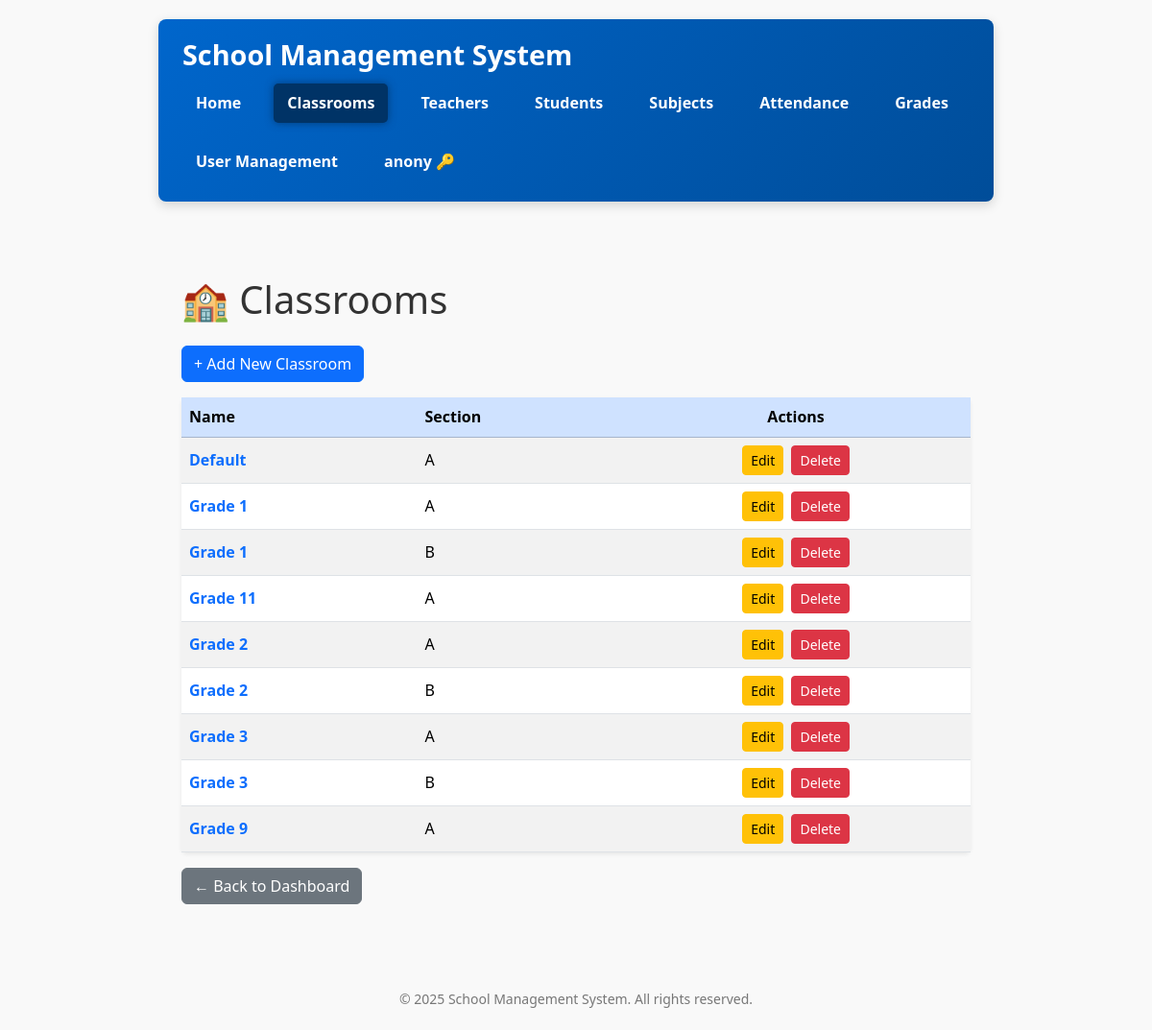
/classrooms/ (signed in), run on the app's committed database.
### school/models.py (models this page shows, shortened)
class User(AbstractUser):
    ROLE_CHOICES = (
        ('ADMIN', 'Admin'),
        ('TEACHER', 'Teacher'),
        ('STUDENT', 'Student'),
    )
    role = models.CharField(max_length=10, choices=ROLE_CHOICES, null=True, blank=True)
    force_password_change = models.BooleanField(default=False)  # Add this field

class ClassRoom(models.Model):
    name = models.CharField(max_length=100)
    section = models.CharField(max_length=1)
    subjects = models.ManyToManyField('Subject', related_name='classrooms', blank=True)
    class Meta:
        ordering = ['name', 'section']
        verbose_name_plural = 'Classrooms'

### school/views.py (the view)
# urls.py: path('classrooms/', views.classroom_list, name='classroom_list'),
@role_required(['ADMIN', 'TEACHER'])
def classroom_list(request):
    user = request.user
    if user.is_superuser or (hasattr(user, 'role') and user.role.upper() == 'ADMIN'):
        classrooms = ClassRoom.objects.all()
    elif hasattr(user, 'role') and user.role.upper() == 'TEACHER':
        teacher = get_object_or_404(Teacher, user=user)
        classrooms = ClassRoom.objects.filter(subjects__teachers=teacher).distinct()
    else:
        return HttpResponseForbidden("You do not have permission to view this page.")
    return render(request, 'school/classroom_list.html', {'classrooms': classrooms})

### school/views.py (called while the page is built)
def role_required(allowed_roles=None):
    if allowed_roles is None:
        allowed_roles = []
    def decorator(view_func):
        @wraps(view_func)
        def wrapper(request, *args, **kwargs):
            if not request.user.is_authenticated:
                from django.contrib.auth.views import redirect_to_login
                return redirect_to_login(request.get_full_path())
            user = request.user
            if user.is_superuser:
                return view_func(request, *args, **kwargs)
            user_role = getattr(user, 'role', None)
            if user_role and user_role.upper() in [r.upper() for r in allowed_roles]:
                return view_func(request, *args, **kwargs)
            from django.shortcuts import redirect
            return redirect('school:no_permission')
        return wrapper
    return decorator

### school/templates/school/classroom_list.html (shortened to what this page needs)
{% extends 'school/base.html' %}
{% block content %}
<div class="container my-4">
    <h1 class="mb-4">🏫 Classrooms</h1>
    <div class="mb-3">
        <a href="{% url 'school:classroom_create' %}" class="btn btn-primary">
            + Add New Classroom
        </a>
    </div>
    {% if classrooms %}
    <div class="card shadow-sm border-0">
        <div class="card-body p-0">
            <div class="table-responsive">
                <table class="table table-striped table-hover align-middle mb-0">
                    <thead class="table-primary">
                        <tr>
                            <th>Name</th>
                            <th>Section</th>
                            <th class="text-center">Actions</th>
                        </tr>
                    </thead>
                    <tbody>
                        {% for classroom in classrooms %}
                        <tr>
                            <td>
                                <a href="{% url 'school:classroom_detail' classroom.pk %}" class="text-decoration-none fw-semibold">
                                    {{ classroom.name }}
                                </a>
                            </td>
                            <td>{{ classroom.section }}</td>
                            <td class="text-center">
                                <a href="{% url 'school:classroom_update' classroom.pk %}" class="btn btn-sm btn-warning me-1" title="Edit Classroom">
                                    Edit
                                </a>
                                <a href="{% url 'school:classroom_delete' classroom.pk %}"
                                   class="btn btn-sm btn-danger"
                                   title="Delete Classroom"
                                   onclick="return confirm('Are you sure you want to delete this classroom?');">
                                    Delete
                                </a>
                            </td>
                        </tr>
                        {% endfor %}
                    </tbody>
                </table>
            </div>
        </div>
    </div>
    {% else %}
    <div class="alert alert-info mt-4" role="alert">
        No classrooms available. You can add one using the button above.
    </div>
    {% endif %}
    <div class="mt-3">
        <a href="{% url 'school:home' %}" class="btn btn-secondary">
            ← Back to Dashboard
        </a>
    </div>
</div>
{% endblock %}

### school/templates/school/base.html (shortened to what this page needs)
{% load static %}
<!DOCTYPE html>
<html lang="en">
<head>
    <link href="https://cdn.jsdelivr.net/npm/bootstrap@5.3.3/dist/css/bootstrap.min.css" rel="stylesheet" />
</head>
<body>
    <header>
        <div class="d-flex align-items-center">
            <h1>School Management System</h1>
        </div>
       <nav>
    <a href="{% url 'school:home' %}" class="{% if request.resolver_match.url_name == 'home' %}active{% endif %}">Home</a>
    <a href="{% url 'school:classroom_list' %}" class="{% if 'classroom' in request.path %}active{% endif %}">Classrooms</a>
    <a href="{% url 'school:teacher_list' %}" class="{% if 'teacher' in request.path %}active{% endif %}">Teachers</a>
    <a href="{% url 'school:student_list' %}" class="{% if 'student' in request.path %}active{% endif %}">Students</a>
    <a href="{% url 'school:subject_list' %}" class="{% if 'subject' in request.path %}active{% endif %}">Subjects</a>
    <a href="{% url 'school:attendance_list' %}" class="{% if 'attendance' in request.path %}active{% endif %}">Attendance</a>
    <a href="{% url 'school:grade_list' %}" class="{% if 'grade' in request.path %}active{% endif %}">Grades</a>
    {% if user.is_authenticated %}
        {% if user.is_superuser or user.role|default:''|upper == 'ADMIN' %}
            <a href="{% url 'school:user_list' %}" class="{% if 'users' in request.path %}active{% endif %}">User Management</a>
        {% endif %}
        <form id="logout-form" action="{% url 'school:logout' %}" method="post" style="display:inline;">
            <button type="submit" title="Logout">{{ user.username }} &#x1F511;</button>
        </form>
    {% else %}
        <a href="{% url 'school:login' %}" class="{% if 'login' in request.path %}active{% endif %}">Login</a>
    {% endif %}
</nav>
    </header>
    <div class="container py-4">
        {% block content %}{% endblock %}
    </div>
    <footer>
        &copy; {% now "Y" %} School Management System. All rights reserved.
    </footer>
</body>
</html>

### school/templates/school/base.html (style rules this page uses)
body { font-family: 'Segoe UI', Tahoma, Geneva, Verdana, sans-serif; max-width: 900px; margin: 20px auto; padding: 0 15px; background: #f9f9f9; color: #333; line-height: 1.6; }
header { background: linear-gradient(135deg, #0066cc 0%, #004d99 100%); color: white; padding: 20px 25px; margin-bottom: 30px; border-radius: 8px; box-shadow: 0 4px 12px rgba(0, 0, 0, 0.15); position: sticky; top: 0; z-index: 1000; }
header h1 { margin: 0; font-weight: 700; font-size: 1.8rem; user-select: none; }
nav { margin-top: 12px; display: flex; gap: 20px; flex-wrap: wrap; }
nav a, nav form button { color: white; font-weight: 600; padding: 8px 14px; border-radius: 5px; transition: background-color 0.3s ease; cursor: pointer; text-decoration: none; border: none; background: none; }
nav a.active { background-color: #003366; color: #fff; box-shadow: 0 0 8px #003366cc; }
footer { margin-top: 40px; text-align: center; color: #777; font-size: 14px; }

### data on the page
User: username "anony"
ClassRoom: name "Default", section "A"
ClassRoom: name "Grade 1", section "A"
ClassRoom: name "Grade 1", section "B"
ClassRoom: name "Grade 11", section "A"
ClassRoom: name "Grade 2", section "A"
ClassRoom: name "Grade 2", section "B"
ClassRoom: name "Grade 3", section "A"
ClassRoom: name "Grade 3", section "B"
ClassRoom: name "Grade 9", section "A"
